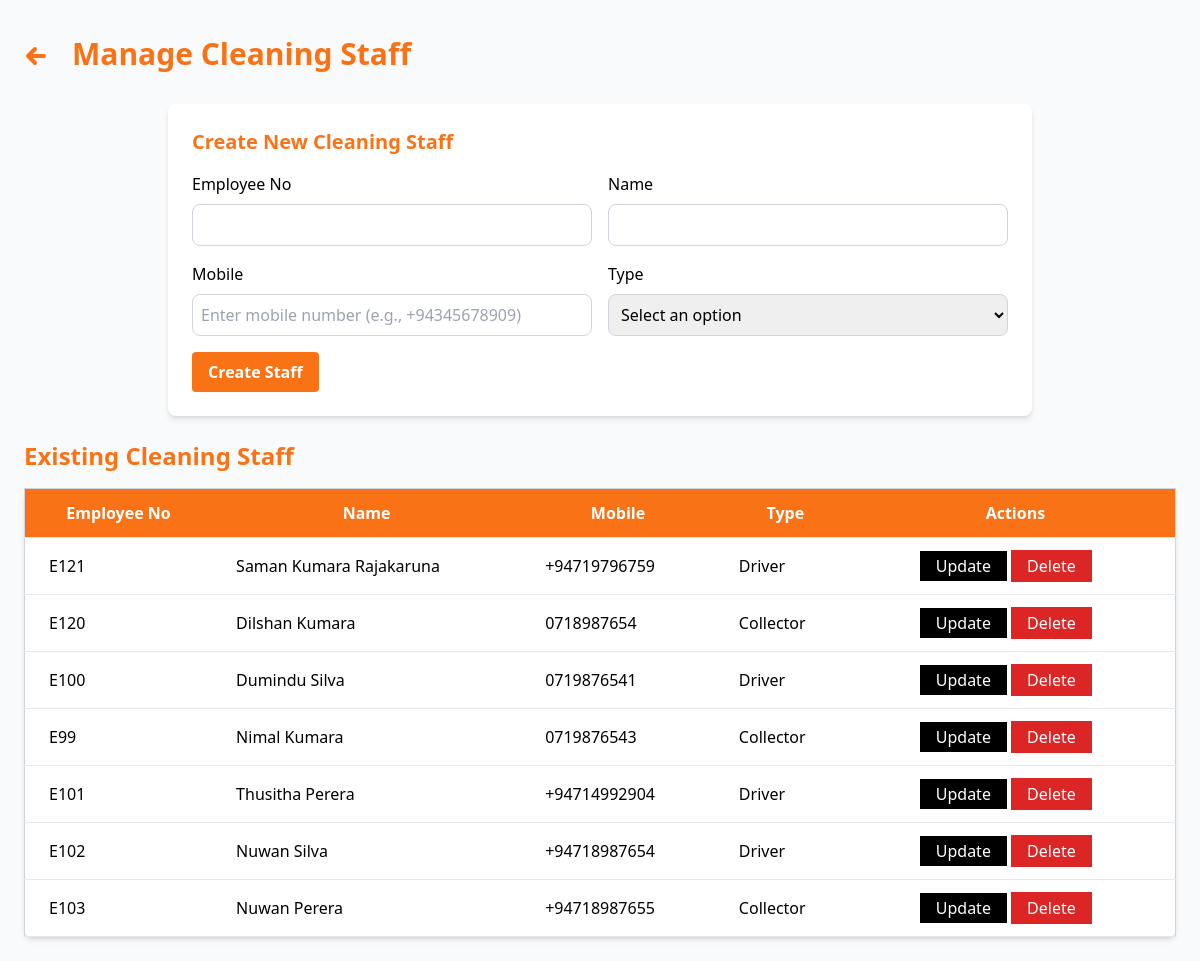
The app's page /manager/cleaning_staff.php with its own data.
### tables this page shows
CREATE TABLE IF NOT EXISTS `cleaning_staff` (
  `id` int NOT NULL AUTO_INCREMENT,
  `employee_no` varchar(50) NOT NULL,
  `name` varchar(100) NOT NULL,
  `mobile` varchar(15) NOT NULL,
  `type` enum('Collector','Driver') NOT NULL,
  PRIMARY KEY (`id`),
  UNIQUE KEY `employee_no` (`employee_no`)
);

### manager/cleaning_staff.php (the view, shortened to what this page needs)
<?php
include '../config/database.php';
$sql = "SELECT * FROM cleaning_staff";
$result = $conn->query($sql);
?>
<!DOCTYPE html>
<html lang="en">
<head>
    <script src="https://cdn.tailwindcss.com"></script>
</head>
<body class="bg-gray-50">
<div class="flex">
    <div class="flex-grow p-6">
        <div class="flex items-center space-x-4 py-3 mb-5">
            <a href="dashboard.php" class="flex items-center text-orange-500 hover:text-orange-700 text-2xl font-bold">
                <svg xmlns="http://www.w3.org/2000/svg" viewBox="0 0 24 24" fill="none" stroke="currentColor" class="h-6 w-6 mr-2 mt-1">
                    <path stroke-linecap="round" stroke-linejoin="round" stroke-width="4" d="M11 19l-7-7 7-7M4 12h16" />
                </svg>
            </a>
            <h1 class="text-3xl font-bold text-orange-500">Manage Cleaning Staff</h1>
        </div>
        <div class="flex items-center justify-center">
            <form action="cleaning_staff.php" method="POST" class="bg-white p-6 rounded-lg shadow-md mb-6 w-3/4" id="staff-form">
                <h3 id="form-title" class="text-xl font-semibold mb-4 text-orange-500"><?php echo isset($staff) ? "Update Cleaning Staff" : "Create New Cleaning Staff"; ?></h3>
                <div class="grid grid-cols-2 gap-4">
                    <div>
                        <label for="employee_no" class="block mb-2">Employee No</label>
                        <input type="text" name="employee_no" id="employee_no" required class="w-full p-2 border border-gray-300 rounded-lg" value="<?php echo isset($staff) ? $staff['employee_no'] : ''; ?>">
                    </div>
                    <div>
                        <label for="name" class="block mb-2">Name</label>
                        <input type="text" name="name" id="name" required class="w-full p-2 border border-gray-300 rounded-lg" value="<?php echo isset($staff) ? $staff['name'] : ''; ?>">
                    </div>
					<div>
					    <label for="mobile" class="block mb-2">Mobile</label>
					    <input type="text" name="mobile" id="mobile" required class="w-full p-2 border border-gray-300 rounded-lg"
					        value="<?php echo isset($staff) ? $staff['mobile'] : ''; ?>"
					        placeholder="Enter mobile number (e.g., +94345678909)"
					        pattern="^(0\d{9}|\+94\d{9})$" title="Phone number must be 10 digits starting with 0 or 12 digits starting with +94"
					        />
					</div>
                    <div>
                        <label for="type" class="block mb-2">Type</label>
                        <select name="type" id="type" required class="w-full p-2 border border-gray-300 rounded-lg">
                            <option value="" disabled selected>Select an option</option>
                        </select>
                    </div>
                </div>
                <button type="submit" id="submit-btn" name="<?php echo isset($staff) ? 'update' : 'create'; ?>" class="text-white px-4 py-2 rounded bg-orange-500 font-semibold mt-4 hover:bg-orange-600"><?php echo isset($staff) ? 'Update Staff' : 'Create Staff'; ?></button>
            </form>
        </div>
        <h3 class="text-2xl font-bold text-orange-500 mb-4">Existing Cleaning Staff</h3>
        <table class="min-w-full bg-white border border-gray-300 rounded-lg shadow-md">
            <thead>
                <tr class="bg-orange-500">
                    <th class="px-6 py-3 border-b text-white">Employee No</th>
                    <th class="px-6 py-3 border-b text-white">Name</th>
                    <th class="px-6 py-3 border-b text-white">Mobile</th>
                    <th class="px-6 py-3 border-b text-white">Type</th>
                    <th class="px-6 py-3 border-b text-white">Actions</th>
                </tr>
            </thead>
            <tbody>
                <?php while ($row = $result->fetch_assoc()): ?>
                <tr>
                    <td class="px-6 py-3 border-b"><?php echo $row['employee_no']; ?></td>
                    <td class="px-6 py-3 border-b"><?php echo $row['name']; ?></td>
                    <td class="px-6 py-3 border-b"><?php echo $row['mobile']; ?></td>
                    <td class="px-6 py-3 border-b"><?php echo $row['type']; ?></td>
                    <td class="px-6 py-3 border-b">
						<a href="cleaning_staff.php?id=<?php echo $row['id']; ?>" class="bg-black text-white px-4 py-1  ml-10 hover:bg-gray-600">Update</a>
						<form action="cleaning_staff.php" method="POST" class="inline-block" onsubmit="return confirmDelete()">
						    <button type="submit" name="delete" class="bg-red-600 text-white px-4 py-1 hover:bg-red-500">Delete</button>
						</form>
						                    </td>
                </tr>
                <?php endwhile; ?>
            </tbody>
        </table>
    </div>
</div>
</body>
</html>

### records on screen
cleaning_staff: employee_no "E121", name "Saman Kumara Rajakaruna", mobile "+94719796759", type "Driver"
cleaning_staff: employee_no "E120", name "Dilshan Kumara", mobile "0718987654", type "Collector"
cleaning_staff: employee_no "E100", name "Dumindu Silva", mobile "0719876541", type "Driver"
cleaning_staff: employee_no "E99", name "Nimal Kumara", mobile "0719876543", type "Collector"
cleaning_staff: employee_no "E101", name "Thusitha Perera", mobile "+94714992904", type "Driver"
cleaning_staff: employee_no "E102", name "Nuwan Silva", mobile "+94718987654", type "Driver"
cleaning_staff: employee_no "E103", name "Nuwan Perera", mobile "+94718987655", type "Collector"
